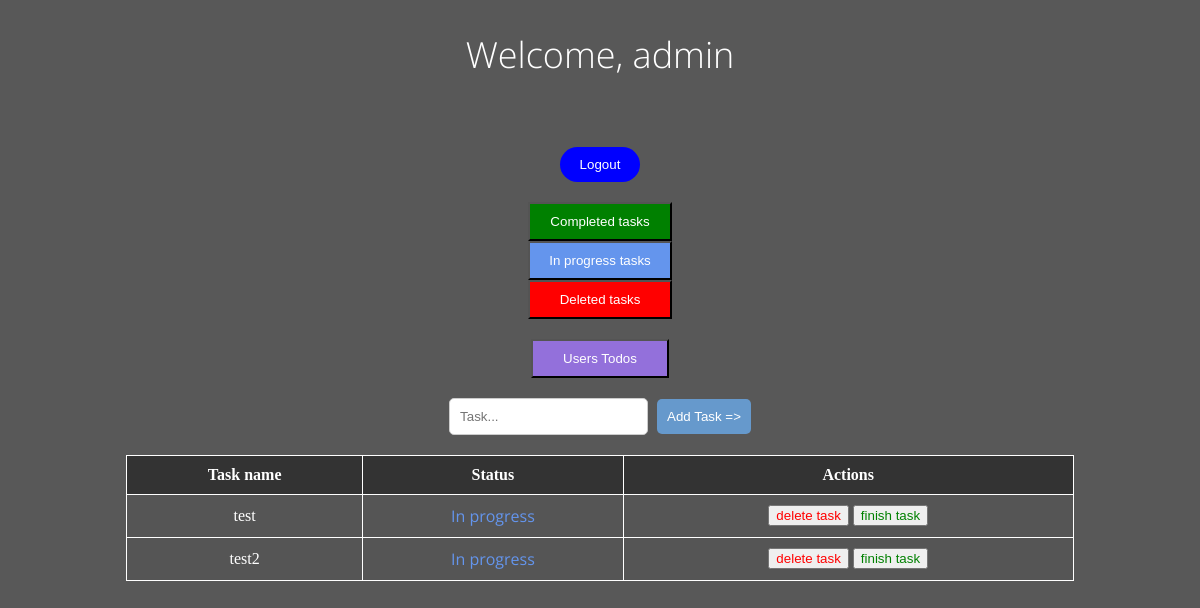
Page / (signed in) on the earlier database version.
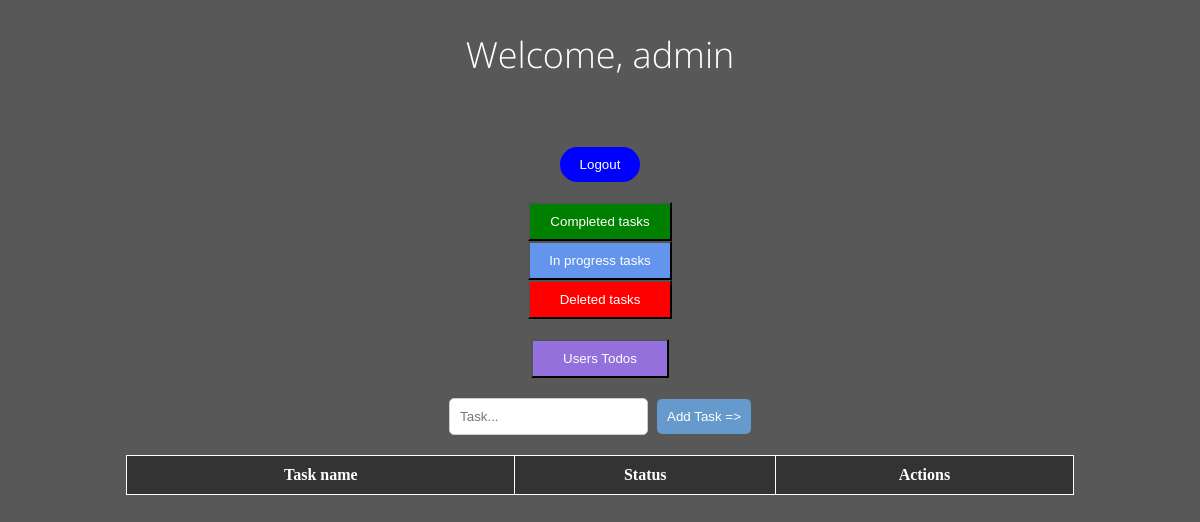
Same page on the later database version.
### application/models.py (models this page shows, shortened)
class Todo(models.Model):
    user = models.ForeignKey(User, on_delete=models.CASCADE)
    name = models.CharField(max_length=100)
    status = models.BooleanField(default=False)

### application/views.py (the view)
# urls.py: path('', views.home, name='home'),
@login_required
def home(request):
    if request.method == 'POST':
        task = request.POST.get('task')
        new_task = Todo(user=request.user, name=task)
        new_task.save()
    existing_todos = Todo.objects.filter(user=request.user)
    context = {
        'todos': existing_todos,
        'username': request.user.username,
        'is_admin': request.user.is_superuser
    }
    return render(request, 'home.html', context)

### application/templates/home.html (shortened to what this page needs)
<!DOCTYPE html>
<html lang="en">
<head>
</head>
<body>
  <h2>Welcome, {{ username }}</h2><br>
  <div id="logout">
    <button><a href="{% url 'logout' %}">Logout</a></button>
  </div>
  <div id="actions">
    <button id="completed-button"><a href="{% url 'completed_tasks' %}">Completed tasks</a></button><br>
    <button id="in-progress-button"><a href="{% url 'in_progress_tasks' %}">In progress tasks</a></button><br>
    <button id="deleted-button"><a href="{% url 'deleted_tasks' %}">Deleted tasks</a></button><br>
  </div>
  <div id="print-users">
    {% if is_admin %}
      <button id="print-users-button"><a href="{% url 'print_users_tasks' %}">Users Todos</a></button><br>
    {% endif %}
  </div>
  <form method="POST">
    <input type="text" placeholder="Task..." name="task" id="task-input"/>
    <button type="submit" id="task-submit-button">Add Task =></button>
  </form>
  <table>
    <thead>
      <tr>
        <th>Task name</th>
        <th>Status</th>
        <th>Actions</th>
      </tr>
    </thead>
    <tbody>
      {% for todo in todos %}
      <tr>
        <td>{{ todo.name }}</td>
        {% if todo.status == True %}
          <td style="color: lime; font-family: 'Open Sans', sans-serif;">Completed</td>
        {% else %}
          <td style="color: cornflowerblue; font-family: 'Open Sans', sans-serif;">In progress</td>
        {% endif %}
        <td>
          <a href="{% url 'delete' todo.name %}"><button style="color: red">delete task</button></a>
          <a href="{% url 'update' todo.name %}"><button style="color: green">finish task</button></a>
        </td>
      </tr>
      {% endfor %}
    </tbody>
  </table>
</body>
</html>

Differences in the rows shown:
removed Todo: name "test", status "In progress"
removed Todo: name "test2", status "In progress"
